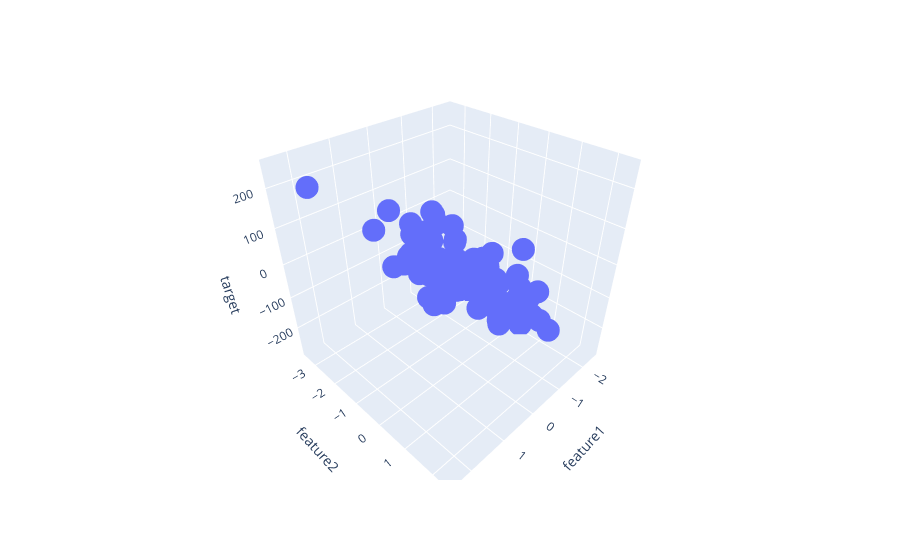

Notebook source saved alongside this figure:
### Code cell
fig = px.scatter_3d(df,
                   x = "feature1",
                   y = "feature2",
                   z = "target")
fig.show()
